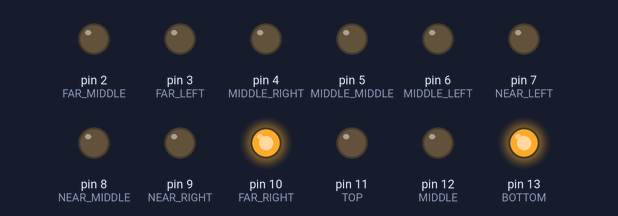
The sketch below on a simulated Arduino Uno, built with avr-gcc and run on an emulated ATmega328P. On the bench: output pins drawn as LEDs (lit = HIGH).

Above: at 0.1 s.
At 2.1 s:
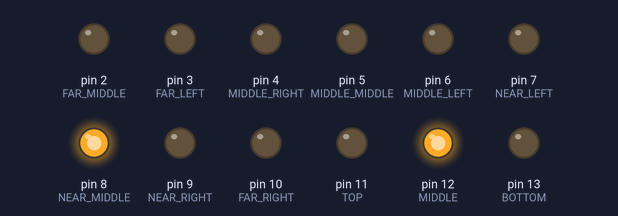
At 4.3 s:
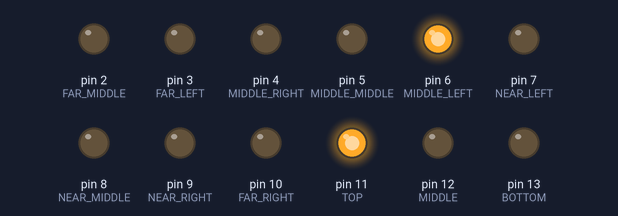
At 8.7 s:
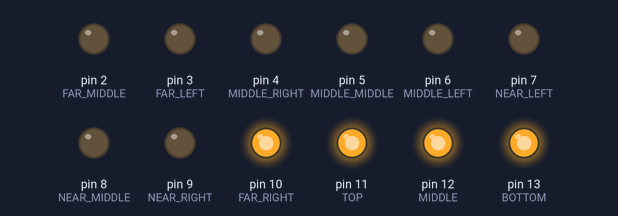
At 13.1 s:
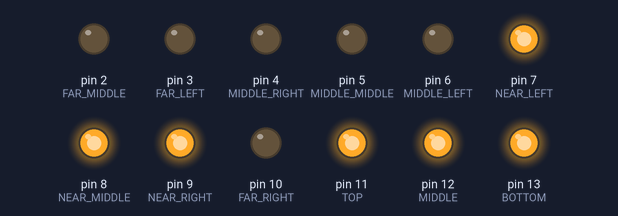
At 17.5 s:
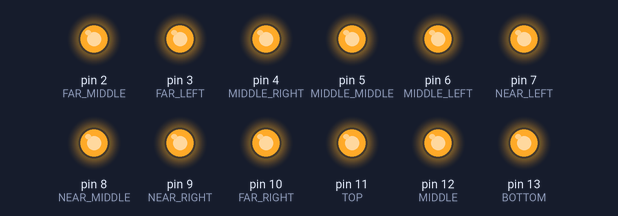
Timing chart, 0 to 20.7 s (numbered marks = the images above):
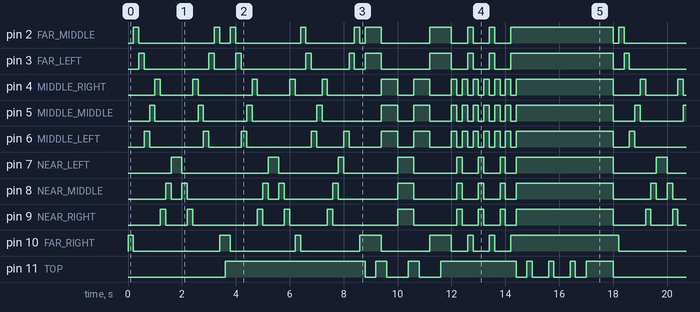

Measured:
- by itself, pin 4 (MIDDLE_RIGHT), pin 5 (MIDDLE_MIDDLE), pin 6 (MIDDLE_LEFT), pin 12 (MIDDLE): moves between LOW and HIGH, repeating every 18.0 s
- by itself, pin 11 (TOP): LOW → HIGH at 3.6 s, → LOW 5.2 s later, → HIGH 0.40 s later, → LOW 0.40 s later, … (33 changes in this stretch)
- by itself, pin 13 (BOTTOM): repeats every 18.0 s: LOW 3.6 s, HIGH 3.6 s, 2 × (LOW 0.80 s, HIGH 0.40 s), LOW 0.40 s, HIGH 2.8 s, 2 × (LOW 0.60 s, HIGH 0.20 s), LOW 0.60 s, HIGH 3.0 s
- by itself, pin 10 (FAR_RIGHT): repeats every 18.0 s: LOW 3.2 s, HIGH 0.40 s, LOW 2.4 s, HIGH 0.20 s, LOW 2.2 s, HIGH 0.80 s, LOW 1.8 s, HIGH 0.80 s, 2 × (LOW 0.60 s, HIGH 0.20 s), LOW 0.60 s, HIGH 4.0 s

The sketch:

LEDCube.ino
```cpp
const int BOTTOM = 13;
const int MIDDLE = 12;
const int TOP    = 11;

const int FAR_RIGHT     = 10;
const int FAR_MIDDLE    = 2;
const int FAR_LEFT      = 3;
const int MIDDLE_RIGHT  = 4;
const int MIDDLE_MIDDLE = 5;
const int MIDDLE_LEFT   = 6;
const int NEAR_RIGHT    = 9;
const int NEAR_MIDDLE   = 8;
const int NEAR_LEFT     = 7;

void setup() {
  pinMode(2,OUTPUT);
  pinMode(3,OUTPUT);
  pinMode(4,OUTPUT);
  pinMode(5,OUTPUT);
  pinMode(6,OUTPUT);
  pinMode(7,OUTPUT);
  pinMode(8,OUTPUT);
  pinMode(9,OUTPUT);
  pinMode(10,OUTPUT);

  pinMode(TOP,   OUTPUT);
  pinMode(MIDDLE,OUTPUT);
  pinMode(BOTTOM,OUTPUT);
}

void flash(int pin) {
  digitalWrite(pin, HIGH);
  delay(200);
  digitalWrite(pin, LOW);
}

void quick_flash(int pin) {
  digitalWrite(pin, HIGH);
  delay(200);
  digitalWrite(pin, LOW);
}

void flash3(int pin1, int pin2, int pin3) {
  digitalWrite(pin1, HIGH);
  digitalWrite(pin2, HIGH);
  digitalWrite(pin3, HIGH);
  delay(200);
  digitalWrite(pin1, LOW);
  digitalWrite(pin2, LOW);
  digitalWrite(pin3, LOW);
}

void zigzag() {
  quick_flash(FAR_RIGHT);
  quick_flash(FAR_MIDDLE);
  quick_flash(FAR_LEFT);
  quick_flash(MIDDLE_LEFT);
  quick_flash(MIDDLE_MIDDLE);
  quick_flash(MIDDLE_RIGHT);
  quick_flash(NEAR_RIGHT);
  quick_flash(NEAR_MIDDLE);
  quick_flash(NEAR_LEFT);
}

void rev_zigzag() {
  quick_flash(NEAR_LEFT);
  quick_flash(NEAR_MIDDLE);
  quick_flash(NEAR_RIGHT);
  quick_flash(MIDDLE_RIGHT);
  quick_flash(MIDDLE_MIDDLE);
  quick_flash(MIDDLE_LEFT);
  quick_flash(FAR_LEFT);
  quick_flash(FAR_MIDDLE);
  quick_flash(FAR_RIGHT);
}

void swerve() {
  flash(NEAR_LEFT);
  flash(NEAR_MIDDLE);
  flash(NEAR_RIGHT);
  flash(MIDDLE_RIGHT);
  flash(FAR_RIGHT);
  flash(FAR_MIDDLE);
  flash(FAR_LEFT);
  flash(MIDDLE_LEFT);
  flash(MIDDLE_MIDDLE);
  flash(MIDDLE_RIGHT);
  flash(NEAR_RIGHT);
  flash(NEAR_MIDDLE);
  flash(NEAR_LEFT);
  flash(MIDDLE_LEFT);
  flash(FAR_LEFT);
  flash(FAR_MIDDLE);
  flash(FAR_RIGHT);
}

void snake() {
  digitalWrite(BOTTOM, HIGH);

  zigzag();

  digitalWrite(BOTTOM, LOW);
  digitalWrite(MIDDLE, HIGH);

  rev_zigzag();

  digitalWrite(MIDDLE, LOW);
  digitalWrite(TOP, HIGH);

  zigzag();
}

void column_swerve() {
  digitalWrite(BOTTOM, HIGH);
  digitalWrite(MIDDLE, HIGH);
  digitalWrite(TOP, HIGH);

  swerve();
}

void row_zigzag() {
  digitalWrite(MIDDLE, LOW);
  digitalWrite(TOP, LOW);

  digitalWrite(FAR_RIGHT, HIGH);
  digitalWrite(FAR_MIDDLE, HIGH);
  digitalWrite(FAR_LEFT, HIGH);

  flash(BOTTOM);
  flash(MIDDLE);
  flash(TOP);

  digitalWrite(FAR_RIGHT, LOW);
  digitalWrite(FAR_MIDDLE, LOW);
  digitalWrite(FAR_LEFT, LOW);

  digitalWrite(MIDDLE_RIGHT, HIGH);
  digitalWrite(MIDDLE_MIDDLE, HIGH);
  digitalWrite(MIDDLE_LEFT, HIGH);

  flash(TOP);
  flash(MIDDLE);
  flash(BOTTOM);

  digitalWrite(MIDDLE_RIGHT, LOW);
  digitalWrite(MIDDLE_MIDDLE, LOW);
  digitalWrite(MIDDLE_LEFT, LOW);

  digitalWrite(NEAR_RIGHT, HIGH);
  digitalWrite(NEAR_MIDDLE, HIGH);
  digitalWrite(NEAR_LEFT, HIGH);

  flash(BOTTOM);
  flash(MIDDLE);
  flash(TOP);

  digitalWrite(NEAR_RIGHT, LOW);
  digitalWrite(NEAR_MIDDLE, LOW);
  digitalWrite(NEAR_LEFT, LOW);

  digitalWrite(MIDDLE_RIGHT, HIGH);
  digitalWrite(MIDDLE_MIDDLE, HIGH);
  digitalWrite(MIDDLE_LEFT, HIGH);

  flash(TOP);
  flash(MIDDLE);
  flash(BOTTOM);

  digitalWrite(MIDDLE_RIGHT, LOW);
  digitalWrite(MIDDLE_MIDDLE, LOW);
  digitalWrite(MIDDLE_LEFT, LOW);

  digitalWrite(FAR_RIGHT, HIGH);
  digitalWrite(FAR_MIDDLE, HIGH);
  digitalWrite(FAR_LEFT, HIGH);

  flash(BOTTOM);
  flash(MIDDLE);
  flash(TOP);
}

void wall() {
  digitalWrite(TOP, HIGH);
  digitalWrite(MIDDLE, HIGH);
  digitalWrite(BOTTOM, HIGH);

  for (int i = 0; i < 3; i++) {
    flash3(FAR_LEFT, FAR_MIDDLE, FAR_RIGHT);
    flash3(MIDDLE_LEFT, MIDDLE_MIDDLE, MIDDLE_RIGHT);
    flash3(NEAR_LEFT, NEAR_MIDDLE, NEAR_RIGHT);
    flash3(MIDDLE_LEFT, MIDDLE_MIDDLE, MIDDLE_RIGHT);
  }
  flash3(FAR_LEFT, FAR_MIDDLE, FAR_RIGHT);
}

void elevator() {
  digitalWrite(TOP, LOW);
  digitalWrite(MIDDLE, LOW);
  digitalWrite(BOTTOM, LOW);

  digitalWrite(FAR_LEFT, HIGH);
  digitalWrite(FAR_MIDDLE, HIGH);
  digitalWrite(FAR_RIGHT, HIGH);
  digitalWrite(MIDDLE_LEFT, HIGH);
  digitalWrite(MIDDLE_MIDDLE, HIGH);
  digitalWrite(MIDDLE_RIGHT, HIGH);
  digitalWrite(NEAR_LEFT, HIGH);
  digitalWrite(NEAR_MIDDLE, HIGH);
  digitalWrite(NEAR_RIGHT, HIGH);

  for (int i = 0; i < 3; i++) {
    flash(BOTTOM);
    flash(MIDDLE);
    flash(TOP);
    flash(MIDDLE);
  }
  flash(BOTTOM);
}

void all() {
  digitalWrite(BOTTOM, HIGH);
  digitalWrite(MIDDLE, HIGH);
  digitalWrite(TOP, HIGH);
  delay(1000);
  digitalWrite(BOTTOM, LOW);
  digitalWrite(MIDDLE, LOW);
  digitalWrite(TOP, LOW);

  digitalWrite(FAR_LEFT, LOW);
  digitalWrite(FAR_MIDDLE, LOW);
  digitalWrite(FAR_RIGHT, LOW);
  digitalWrite(MIDDLE_LEFT, LOW);
  digitalWrite(MIDDLE_MIDDLE, LOW);
  digitalWrite(MIDDLE_RIGHT, LOW);
  digitalWrite(NEAR_LEFT, LOW);
  digitalWrite(NEAR_MIDDLE, LOW);
  digitalWrite(NEAR_RIGHT, LOW);
}

void loop() {
  digitalWrite(BOTTOM, LOW);
  digitalWrite(MIDDLE, LOW);
  digitalWrite(TOP, LOW);

  snake();
  column_swerve();
  row_zigzag();
  wall();
  elevator();
  all();
}
```
